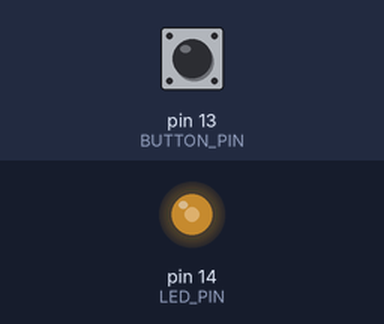
A sketch run on a simulated Arduino Uno, built for the host (arithmetic inside an expression is 32-bit, double 64-bit). Shown: output pins drawn as LEDs (lit = HIGH). The test bench sets the inputs (shaded band); at power-on: pin 13 (BUTTON_PIN) LOW. What the sketch prints to the serial monitor is not drawn.

Above: at 1.2 s.
1.3 s: pin 13 (BUTTON_PIN) pulled HIGH for 0.15 s
At 1.45 s:
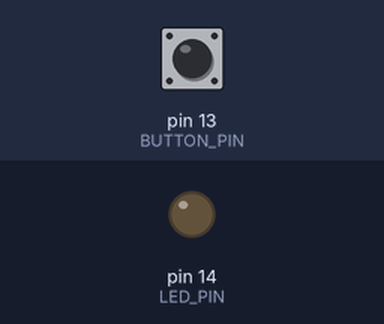
3.0 s: pin 13 (BUTTON_PIN) pulled HIGH for 1 s
At 5.5 s:
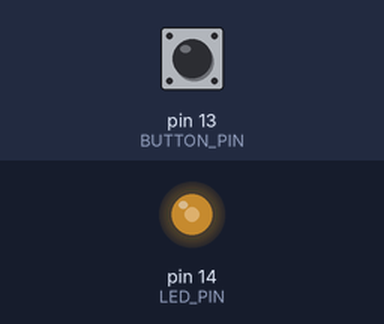
Timing chart, 0 to 7.0 s (numbered marks = the images above; inputs shaded):
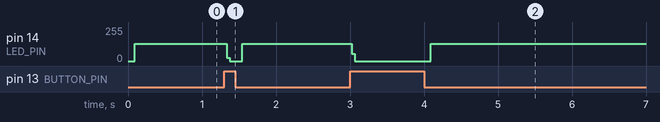

Measured:
- after the input at 1.3 s, pin 14 (LED_PIN): 128/255 → 0/255 at once, → 128/255 0.21 s later
- after the input at 3.0 s, pin 14 (LED_PIN): 128/255 → 0/255 at once, → 128/255 1.1 s later

The sketch:

push_btn_as_switch.ino
```cpp
#define BUTTON_PIN 13
#define LED_PIN 14

bool ledState = LOW;                     //track the state of led (on or off)
bool lastButtonState = HIGH;              // store the previous state of the button to detect changes
unsigned long lastDebounceTime = 0;      // button by tracking the last time its state changed
const unsigned long debounceDealy = 50;  // delay or interval

void setup() {
  Serial.begin(115200);
  pinMode(BUTTON_PIN, INPUT_PULLDOWN);
  pinMode(LED_PIN, OUTPUT);
  digitalWrite(LED_PIN, ledState);
}
void loop() {
  int buttonState = digitalRead(BUTTON_PIN);  //when the button pressed it will be HIGH cuz pull down connnection
  Serial.print(buttonState);

  if (buttonState != lastButtonState) {  //initial state will be LOW after
    lastDebounceTime = millis();         // Reset the debounce timer
    Serial.print("It's not equal ");
      Serial.println(lastDebounceTime);
  }
  if ((millis() - lastDebounceTime) > debounceDealy) {
    if(buttonState == LOW){
      ledState = !ledState;
      digitalWrite(LED_PIN, ledState);
    }
  }

  lastButtonState = buttonState; // Update the last button state
}
```
